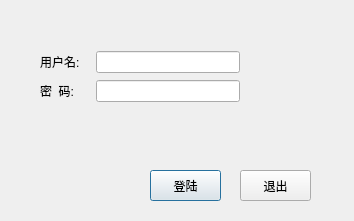
<?xml version="1.0" encoding="UTF-8"?>
<ui version="4.0">
 <class>login</class>
 <widget class="QDialog" name="login">
  <property name="geometry">
   <rect>
    <x>0</x>
    <y>0</y>
    <width>354</width>
    <height>221</height>
   </rect>
  </property>
  <property name="windowTitle">
   <string>Dialog</string>
  </property>
  <widget class="QWidget" name="layoutWidget">
   <property name="geometry">
    <rect>
     <x>40</x>
     <y>50</y>
     <width>200</width>
     <height>54</height>
    </rect>
   </property>
   <layout class="QVBoxLayout" name="verticalLayout">
    <item>
     <layout class="QHBoxLayout" name="horizontalLayout">
      <item>
       <widget class="QLabel" name="label">
        <property name="minimumSize">
         <size>
          <width>50</width>
          <height>0</height>
         </size>
        </property>
        <property name="baseSize">
         <size>
          <width>0</width>
          <height>0</height>
         </size>
        </property>
        <property name="text">
         <string>用户名:</string>
        </property>
       </widget>
      </item>
      <item>
       <widget class="QLineEdit" name="lineEdit_UserName">
        <property name="minimumSize">
         <size>
          <width>140</width>
          <height>0</height>
         </size>
        </property>
       </widget>
      </item>
     </layout>
    </item>
    <item>
     <layout class="QHBoxLayout" name="horizontalLayout_2">
      <item>
       <widget class="QLabel" name="label_2">
        <property name="minimumSize">
         <size>
          <width>50</width>
          <height>0</height>
         </size>
        </property>
        <property name="text">
         <string>密  码:</string>
        </property>
       </widget>
      </item>
      <item>
       <widget class="QLineEdit" name="lineEdit_PassWord">
        <property name="minimumSize">
         <size>
          <width>140</width>
          <height>0</height>
         </size>
        </property>
        <property name="baseSize">
         <size>
          <width>0</width>
          <height>0</height>
         </size>
        </property>
        <property name="echoMode">
         <enum>QLineEdit::Password</enum>
        </property>
       </widget>
      </item>
     </layout>
    </item>
   </layout>
  </widget>
  <widget class="QPushButton" name="pushButton_login">
   <property name="geometry">
    <rect>
     <x>150</x>
     <y>170</y>
     <width>71</width>
     <height>31</height>
    </rect>
   </property>
   <property name="text">
    <string>登陆</string>
   </property>
  </widget>
  <widget class="QPushButton" name="pushButton_quit">
   <property name="geometry">
    <rect>
     <x>240</x>
     <y>170</y>
     <width>71</width>
     <height>31</height>
    </rect>
   </property>
   <property name="text">
    <string>退出</string>
   </property>
  </widget>
 </widget>
 <resources/>
 <connections/>
</ui>
